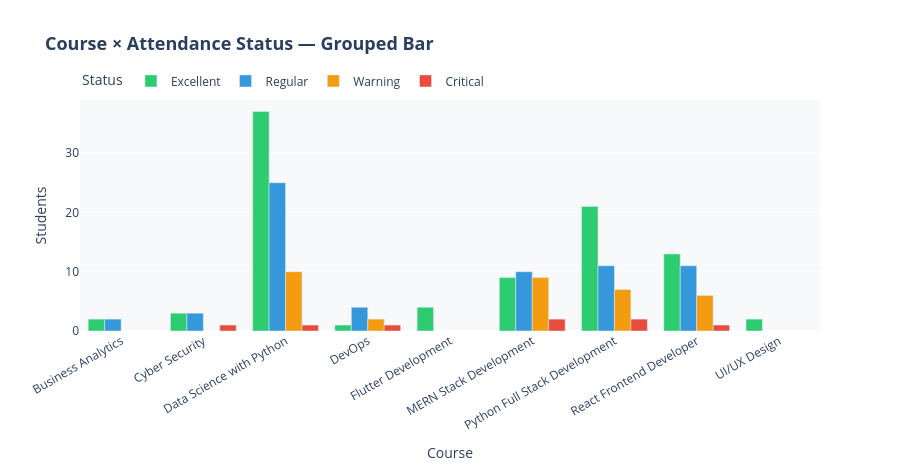

Here is the notebook cell this chart was saved with:
### Code cell
fig = px.bar(
    course_status,
    x='course',
    y='Count',
    color='Status',
    barmode='group',
    color_discrete_map=status_colors,
    title='<b>Course × Attendance Status — Grouped Bar</b>',
    labels={'course': 'Course', 'Count': 'Students'},
    category_orders={'Status': ['Excellent','Regular','Warning','Critical']}
)

fig.update_layout(
    xaxis_tickangle=-30,
    height=470,
    title_font_size=18,
    plot_bgcolor='#F8F9FA',
    paper_bgcolor='white',
    legend=dict(orientation='h', yanchor='bottom', y=1.02)
)
fig.show()

### Figure 1 — Plotly figure (JSON) as saved in the notebook; plotly's stock layout.template omitted (floating-point values rounded to 4 significant figures)
{"data": [{"alignmentgroup": "True", "hovertemplate": "Status=Excellent<br>Course=%{x}<br>Students=%{y}<extra></extra>", "legendgroup": "Excellent", "marker": {"color": "#2ECC71", "pattern": {"shape": ""}}, "name": "Excellent", "offsetgroup": "Excellent", "orientation": "v", "showlegend": true, "textposition": "auto", "type": "bar", "x": ["Business Analytics", "Cyber Security", "Data Science with Python", "DevOps", "Flutter Development", "MERN Stack Development", "Python Full Stack Development", "React Frontend Developer", "UI/UX Design"], "xaxis": "x", "y": [2, 3, 37, 1, 4, 9, 21, 13, 2], "yaxis": "y"}, {"alignmentgroup": "True", "hovertemplate": "Status=Regular<br>Course=%{x}<br>Students=%{y}<extra></extra>", "legendgroup": "Regular", "marker": {"color": "#3498DB", "pattern": {"shape": ""}}, "name": "Regular", "offsetgroup": "Regular", "orientation": "v", "showlegend": true, "textposition": "auto", "type": "bar", "x": ["Business Analytics", "Cyber Security", "Data Science with Python", "DevOps", "MERN Stack Development", "Python Full Stack Development", "React Frontend Developer"], "xaxis": "x", "y": [2, 3, 25, 4, 10, 11, 11], "yaxis": "y"}, {"alignmentgroup": "True", "hovertemplate": "Status=Warning<br>Course=%{x}<br>Students=%{y}<extra></extra>", "legendgroup": "Warning", "marker": {"color": "#F39C12", "pattern": {"shape": ""}}, "name": "Warning", "offsetgroup": "Warning", "orientation": "v", "showlegend": true, "textposition": "auto", "type": "bar", "x": ["Data Science with Python", "DevOps", "MERN Stack Development", "Python Full Stack Development", "React Frontend Developer"], "xaxis": "x", "y": [10, 2, 9, 7, 6], "yaxis": "y"}, {"alignmentgroup": "True", "hovertemplate": "Status=Critical<br>Course=%{x}<br>Students=%{y}<extra></extra>", "legendgroup": "Critical", "marker": {"color": "#E74C3C", "pattern": {"shape": ""}}, "name": "Critical", "offsetgroup": "Critical", "orientation": "v", "showlegend": true, "textposition": "auto", "type": "bar", "x": ["Cyber Security", "Data Science with Python", "DevOps", "MERN Stack Development", "Python Full Stack Development", "React Frontend Developer"], "xaxis": "x", "y": [1, 1, 1, 2, 2, 1], "yaxis": "y"}], "layout": {"barmode": "group", "height": 470, "legend": {"orientation": "h", "title": {"text": "Status"}, "tracegroupgap": 0, "y": 1.02, "yanchor": "bottom"}, "paper_bgcolor": "white", "plot_bgcolor": "#F8F9FA", "title": {"font": {"size": 18}, "text": "<b>Course × Attendance Status — Grouped Bar</b>"}, "xaxis": {"anchor": "y", "domain": [0, 1], "tickangle": -30, "title": {"text": "Course"}}, "yaxis": {"anchor": "x", "domain": [0, 1], "title": {"text": "Students"}}}}
